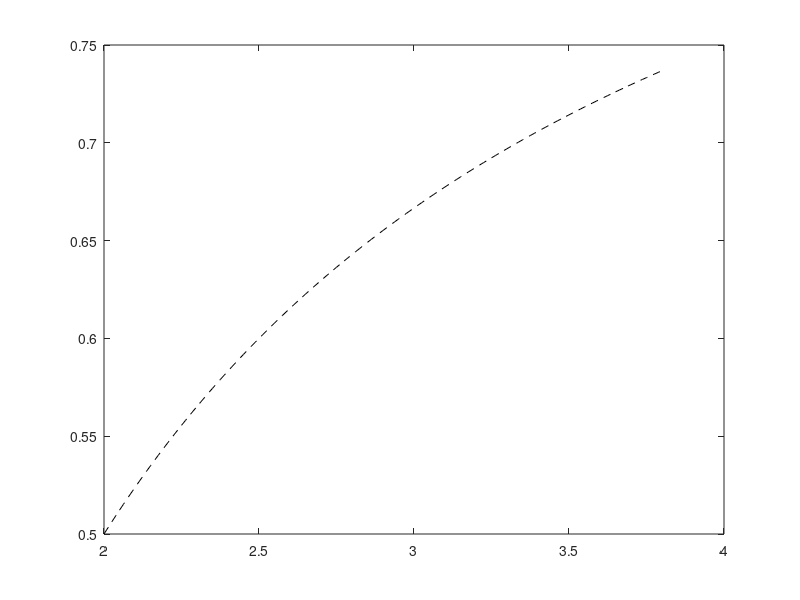

This figure's MATLAB source: (Note: this script raises an error after producing the figure.)
% Plots bifurcation diagram of the logistic map

mu = [2:0.0125:3.8];
q  = 128;
x_ = 0.5;

% =======================================================================

plot(mu, 1 - mu.^(-1), '--k');
hold;

poMat = zeros(q+1, length(mu));
for i = 1:length(mu)
    f  = @(x)logistic(x, mu(i));
    df = @(x)dLogistic(x, mu(i));
    poMat(:,i) = pOrbit(f, df, x_, q, 0.000125);
end

for i = 1:size(poMat, 1)
    scatter(mu, poMat(i,:), '.b');
end

title(sprintf('Bifurcation diagram of logistic map, periods \x2264 %i', q));
xlabel(sprintf('\x03bc'));
ylabel('x^*');
legend(sprintf('1 - \x03bc^{-1}'), 'location','northwest');